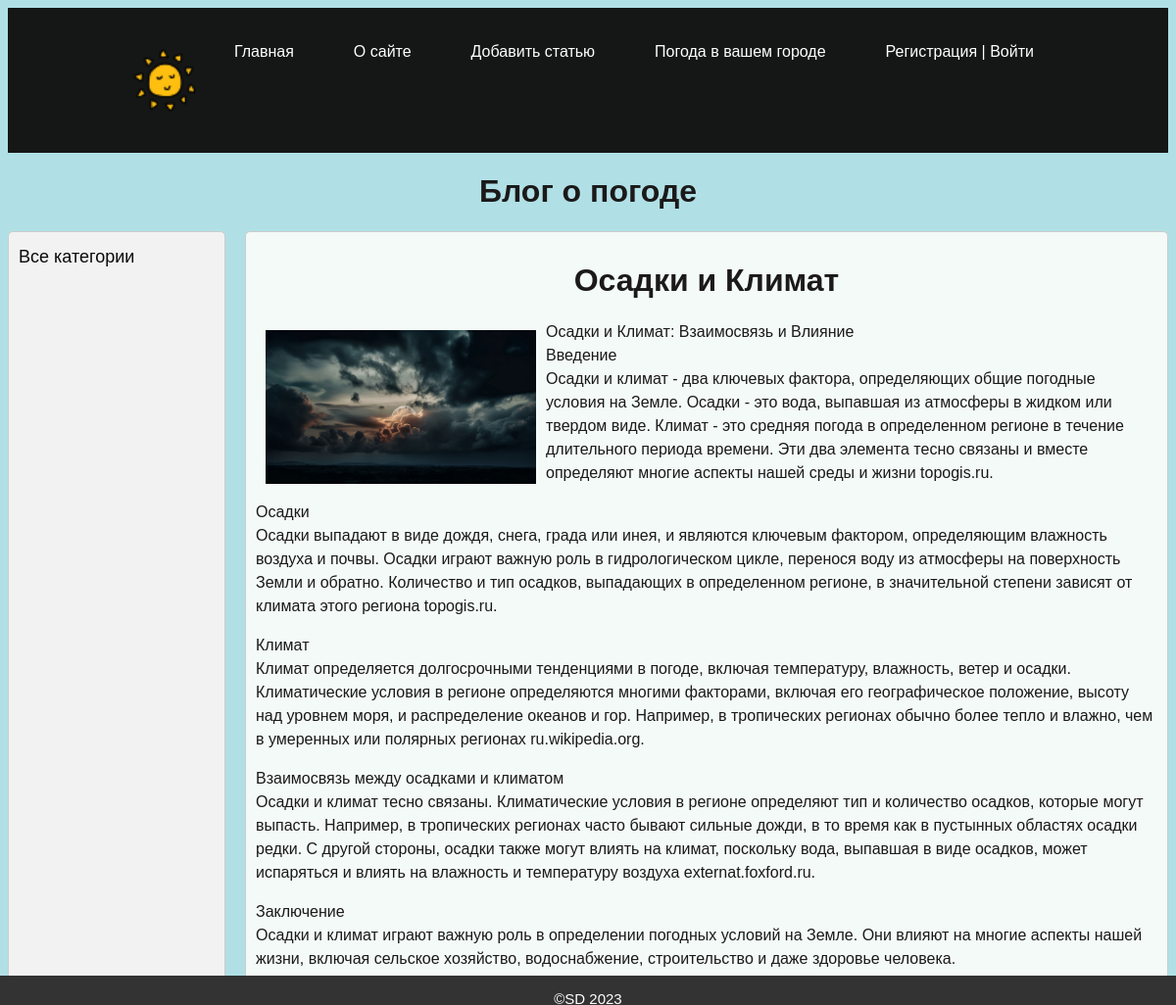
Page /post/osadki-i-klimat/ on the committed database.
### blog/models.py (models this page shows, shortened)
class Blog(models.Model):
    title = models.CharField(max_length=255)
    slug = models.SlugField(max_length=255, unique=True, db_index=True, verbose_name="URL")
    content = models.TextField(blank=False)
    photo = models.ImageField(upload_to='blog_images/')
    time_create = models.DateTimeField(auto_now_add=True)
    time_update = models.DateTimeField(auto_now=True)
    is_published = models.BooleanField(default=True)
    cat = models.ForeignKey('Category', on_delete=models.PROTECT, null=True)

### blog/views.py (the view)
# urls.py: path('post/<slug:post_slug>/', show_post, name='post'),
def show_post(request, post_slug):
    post = get_object_or_404(Blog, slug=post_slug)
    context = {
        'post': post,
        'menu': menu,
        'title': post.title,
        'cat_selected': 1,
    }
    return render(request, 'blog/post.html', context=context)

### blog/templates/blog/post.html
{% extends 'blog/base.html' %}
{% block content %}
<h1>{{post.title}}</h1>
{% if post.photo %}
<p><img class="img-article-left" src="{{post.photo.url}}"></p>
{% endif %}
{{post.content|linebreaks}}
{% endblock %}

### blog/templates/blog/base.html (shortened to what this page needs)
{% load static %}
<!DOCTYPE html>
<html>
<head>
    <link rel="stylesheet" href="{% static 'css/style.css' %}">
</head>
<body>
    <div class="header">
        <div class="wrap">
            {% block mainmenu %}
            <div class="header">
                <ul id="mainmenu" class="mainmenu">
                <li class="logo"><a href="{% url 'home' %}"><img src="{% static 'blog/logovaz.png' %}" alt=""><div class="logo"></div></a></li>
    {% for m in menu %}
                <li><a href="{% url m.url_name %}">{{m.title}}</a></li>
    {% endfor %}
                    {% if user.is_authenticated %}
                    <li class="last"> {{user.username}} | <a href="{% url 'logout' %}">Выйти</a></li>
                    {% else %}
                        <li class="last"><a href="{% url 'register' %}">Регистрация </a>| <a href="{% url 'login' %}">Войти</a></li>
                    {% endif %}
                    </ul>
            </div>
    {% endblock mainmenu %}
        </div>
    </div>
    <h1>Блог о погоде</h1>
    <div class="content-wrap">
        <div class="sidebar">
            {% if cat_selected == 0 %}
                <li class="selected">Все категории</li>
            {% else %}
                <li><a href="{% url 'home' %}">Все категории</a></li>
            {% endif %}
        </div>
        <div class="blogs">
            {% block content %}
            {% endblock %}
        </div>
    </div>
<tr><td valign=top>
	<div class="footer">
		<p>&copy;SD 2023 </p>
	</div>
</td></tr></table>
</body>
</html>

### blog/static/css/style.css (style rules this page uses)
body { font-family: Arial, sans-serif; background-color: powderblue; color: rgb(88, 84, 84); }
.header { background-color: rgb(21, 22, 22); color: #fff; padding: 10px; }
.wrap { max-width: 960px; margin: 0 auto; padding: 0 20px; }
.mainmenu { list-style: none; padding: 0; display: flex; justify-content: space-between; }
.mainmenu li { display: inline-block; margin-right: 15px; }
.mainmenu li a { color: #fff; text-decoration: none; }
h1 { text-align: center; color: rgb(27, 25, 25); }
.content-wrap { display: flex; }
.sidebar { background-color: #f2f2f2; padding: 10px; border: 1px solid #ccc; border-radius: 5px; flex: 0 0 200px; margin-right: 20px; }
.sidebar li { list-style-type: none; margin: 5px 0; }
.sidebar a { font-size: 18px; text-decoration: none; color: rgb(10, 10, 10); }
.blogs { flex: 1; background-color: rgb(243, 250, 247); padding: 10px; border: 1px solid #ccc; border-radius: 5px; }
.blogs p { color: rgb(27, 25, 25); line-height: 1.5; }
.img-article-left { width: 30%; float: left; margin: 10px; padding-bottom: 2px; }
.footer { background-color: #333; color: #fff; font-size: 15px; text-align: center; padding: 0; position: fixed; left: 0; bottom: 0; height: 30px; width: 100%; box-sizing: border-box; }
.logo img { width: 150%; height: auto; }

### rows in the picture
Blog: title "Осадки и Климат", photo (picture), content "Осадки и Климат: Взаимосвязь и Влияние Введение Осадки и климат - два ключевых фактора, определяющих общие погодные условия на Земле. Осадки - это вода, выпавшая из атмосферы в жидком или твердом виде. Климат - это средняя погода в определенном регионе в течение длительного периода времени. Эти два элемента тесно связаны и вместе определяют многие аспекты нашей среды и жизни topogis.ru. Осадки Осадки выпадают в виде дождя, снега, града или инея, и являются ключевым фактором, определяющим влажность воздуха и почвы. Осадки играют важную роль в гидрологическом цикле, перенося воду из атмосферы на поверхность Земли и обратно. Количество и тип осадков, выпадающих в определенном регионе, в…"

### other values in the picture
{{ m.title }} "Главная" "О сайте" "Добавить статью" "Погода в вашем городе"
